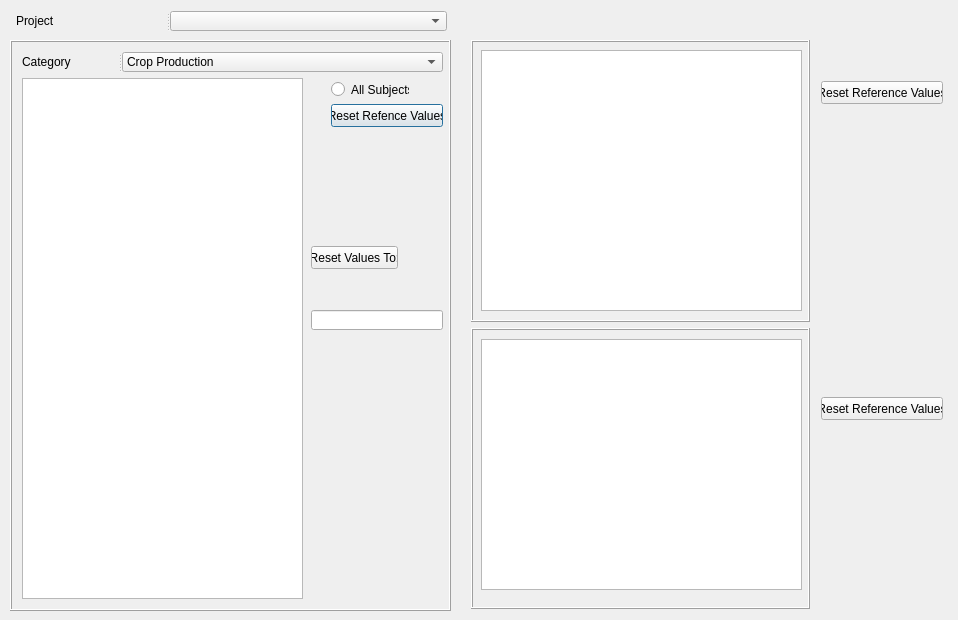
<?xml version="1.0" encoding="UTF-8"?>
<ui version="4.0">
 <class>Dialog</class>
 <widget class="QDialog" name="Dialog">
  <property name="geometry">
   <rect>
    <x>0</x>
    <y>0</y>
    <width>958</width>
    <height>620</height>
   </rect>
  </property>
  <property name="minimumSize">
   <size>
    <width>953</width>
    <height>620</height>
   </size>
  </property>
  <property name="windowTitle">
   <string>Dialog</string>
  </property>
  <widget class="QFrame" name="frame">
   <property name="geometry">
    <rect>
     <x>10</x>
     <y>40</y>
     <width>441</width>
     <height>571</height>
    </rect>
   </property>
   <property name="frameShape">
    <enum>QFrame::Box</enum>
   </property>
   <property name="frameShadow">
    <enum>QFrame::Raised</enum>
   </property>
   <property name="lineWidth">
    <number>1</number>
   </property>
   <property name="midLineWidth">
    <number>0</number>
   </property>
   <widget class="QPushButton" name="pushButton">
    <property name="geometry">
     <rect>
      <x>321</x>
      <y>64</y>
      <width>112</width>
      <height>23</height>
     </rect>
    </property>
    <property name="text">
     <string>Reset Refence Values</string>
    </property>
   </widget>
   <widget class="QPushButton" name="pushButton_2">
    <property name="geometry">
     <rect>
      <x>301</x>
      <y>206</y>
      <width>87</width>
      <height>23</height>
     </rect>
    </property>
    <property name="text">
     <string>Reset Values To:</string>
    </property>
   </widget>
   <widget class="QLineEdit" name="lineEdit">
    <property name="geometry">
     <rect>
      <x>301</x>
      <y>270</y>
      <width>132</width>
      <height>20</height>
     </rect>
    </property>
   </widget>
   <widget class="QRadioButton" name="radioButton">
    <property name="geometry">
     <rect>
      <x>321</x>
      <y>41</y>
      <width>78</width>
      <height>17</height>
     </rect>
    </property>
    <property name="text">
     <string>All Subjects</string>
    </property>
   </widget>
   <widget class="QSplitter" name="splitter">
    <property name="geometry">
     <rect>
      <x>12</x>
      <y>12</y>
      <width>421</width>
      <height>20</height>
     </rect>
    </property>
    <property name="orientation">
     <enum>Qt::Horizontal</enum>
    </property>
    <widget class="QLabel" name="label">
     <property name="text">
      <string>Category</string>
     </property>
    </widget>
    <widget class="QComboBox" name="comboBox">
     <item>
      <property name="text">
       <string>Crop Production</string>
      </property>
     </item>
     <item>
      <property name="text">
       <string>Employment</string>
      </property>
     </item>
     <item>
      <property name="text">
       <string>Livestock</string>
      </property>
     </item>
     <item>
      <property name="text">
       <string>Social Tansfers</string>
      </property>
     </item>
     <item>
      <property name="text">
       <string>Organisational Transfers</string>
      </property>
     </item>
     <item>
      <property name="text">
       <string>WildFoods</string>
      </property>
     </item>
    </widget>
   </widget>
   <widget class="QTableView" name="tableView">
    <property name="geometry">
     <rect>
      <x>12</x>
      <y>38</y>
      <width>281</width>
      <height>521</height>
     </rect>
    </property>
   </widget>
  </widget>
  <widget class="QFrame" name="frame_3">
   <property name="geometry">
    <rect>
     <x>471</x>
     <y>40</y>
     <width>339</width>
     <height>282</height>
    </rect>
   </property>
   <property name="frameShape">
    <enum>QFrame::Box</enum>
   </property>
   <property name="frameShadow">
    <enum>QFrame::Raised</enum>
   </property>
   <widget class="QTableView" name="tableView_2">
    <property name="geometry">
     <rect>
      <x>10</x>
      <y>10</y>
      <width>321</width>
      <height>261</height>
     </rect>
    </property>
   </widget>
   <zorder>tableView_2</zorder>
   <zorder></zorder>
  </widget>
  <widget class="QFrame" name="frame_4">
   <property name="geometry">
    <rect>
     <x>471</x>
     <y>328</y>
     <width>339</width>
     <height>281</height>
    </rect>
   </property>
   <property name="frameShape">
    <enum>QFrame::Box</enum>
   </property>
   <property name="frameShadow">
    <enum>QFrame::Raised</enum>
   </property>
   <widget class="QTableWidget" name="tableWidget">
    <property name="geometry">
     <rect>
      <x>10</x>
      <y>11</y>
      <width>321</width>
      <height>251</height>
     </rect>
    </property>
   </widget>
  </widget>
  <widget class="QPushButton" name="pushButton_3">
   <property name="geometry">
    <rect>
     <x>821</x>
     <y>81</y>
     <width>122</width>
     <height>23</height>
    </rect>
   </property>
   <property name="text">
    <string>Reset Reference Values</string>
   </property>
  </widget>
  <widget class="QPushButton" name="pushButton_4">
   <property name="geometry">
    <rect>
     <x>821</x>
     <y>397</y>
     <width>122</width>
     <height>23</height>
    </rect>
   </property>
   <property name="text">
    <string>Reset Reference Values</string>
   </property>
  </widget>
  <widget class="QSplitter" name="splitter_2">
   <property name="geometry">
    <rect>
     <x>16</x>
     <y>11</y>
     <width>431</width>
     <height>20</height>
    </rect>
   </property>
   <property name="orientation">
    <enum>Qt::Horizontal</enum>
   </property>
   <widget class="QLabel" name="label_2">
    <property name="text">
     <string>Project</string>
    </property>
   </widget>
   <widget class="QComboBox" name="comboBox_2">
    <property name="sizeAdjustPolicy">
     <enum>QComboBox::AdjustToContentsOnFirstShow</enum>
    </property>
   </widget>
  </widget>
 </widget>
 <resources/>
 <connections/>
</ui>
